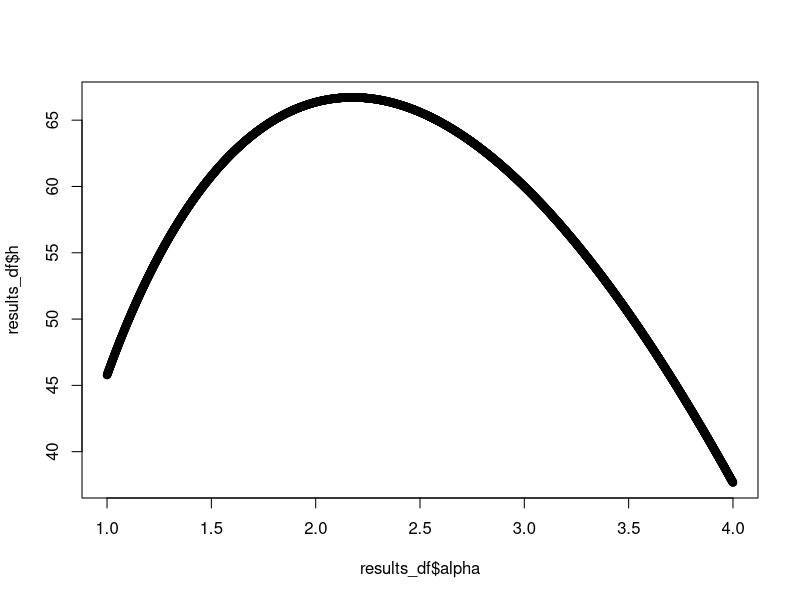

Write the R code that produced this figure.
inv <- function(lam, alpha, u)
{
  g <- (-1/lam)*log(u)
  c0 <- g^(1/alpha)
  return(c0)
}



synthetic_data_generator <- function(lam0, lam1, alpha, n) #uniform(0,1) of size n
{
  u <- runif(n+2, 0,1)
  w <- numeric()
  for (i in 1:(length(u)-1))
  {
    
    w[i] <- min(inv(lam = lam0, alpha = alpha, u = u[i]), ###change needed
                inv(lam = lam1, alpha = alpha, u = u[i-1]))
    
  }
  vec <- as.vector(w)
  vec1 <- vec[2:length(vec)]
  #max(vec1)
  #density(vec1)
  #vec1_round <- round(vec1, digits = 2)
  time <- seq(from =1, to = length(vec1), by = 1)
  df <- as.data.frame(cbind(time, vec1))
  return(df)
} #output is a dataframe


MLE_start_1 <- function(vector,alpha) 
{
  beta <- 1
  l <- length(vector)
  
  index1 <- numeric()
  index2 <- numeric()
  index1_plus_one <- numeric()
  index2_plus_one <- numeric()
  i0_beta <- numeric()
  
  for (i in 1:(l-1)) {
    if (vector[i] * beta < vector[i+1]) {
      index1[i] <- i
      index1_plus_one[i] <- i+1
    } else if (vector[i] * beta > vector[i+1]) {
      index2[i] <- i
      index2_plus_one[i] <- i+1
    } else {
      i0_beta[i] <- vector[i]
    }
  }
  
  # Remove NA entries
  i_1 <- index1[!is.na(index1)]
  i_2 <- index2[!is.na(index2)]
  i1_plus1 <- index1_plus_one[!is.na(index1_plus_one)]
  i2_plus1 <- index2_plus_one[!is.na(index2_plus_one)]
  i0_beta <- i0_beta[!is.na(i0_beta)]
  
  union <- sort(union(i1_plus1, i2_plus1))
  
  x1 <- vector[i_1]
  x2 <- vector[i_2]
  x1_p <- vector[i1_plus1]
  x2_p <- vector[i2_plus1]
  x0 <- i0_beta
  
  un_x1_p_x2_p <- vector[union]
  
  n0 <- length(x0)
  n1 <- length(x1)
  n2 <- length(x2)
  
  ####### here starts g1 function
  new <- vector[2:(length(vector)-1)]
  p1 <- sum(x1^alpha) + 2* sum(x1_p^alpha) + 2 * sum(x2^alpha) + sum(x2_p^alpha) 
  p2 <- 3 * sum(x0^alpha) - 2 * sum(new^alpha)
  g1 <- p1 + p2
  
  ######## lambda_alpha
  
  lam_alpha <- (n1 + n2 +1) / g1
  
  ######## h_alpha
  
  h <- (n1 + n2 + 1) * log(alpha) + (n1 + n2 +1) * lam_alpha + 
    alpha * (log(vector[1]) + sum(log(un_x1_p_x2_p)))
  
  return(list(x1 = x1, x2 = x2, x0 = x0, x1_p = x1_p, 
              x2_p = x2_p, union_plus = un_x1_p_x2_p,
              n0 = n0, n1 = n1, n2 = n2, lam_hat_alpha = lam_alpha,
              g1 = g1, alpha = alpha, h_alpha = h))

}




alpha <- seq(1,4, 0.001)
expand <- expand.grid(alpha = alpha)
grid_alpha <- as.data.frame(expand)


iterate_MLE_dataframe <- function(vector, dataframe) {
  mega_list <- list()
  
  for (i in 1:nrow(dataframe)) {
    row <- dataframe[i, ]
    result <- MLE_start_1(vector, alpha = row)
    mega_list[[i]] <- result
  }
  
  return(mega_list)
}


# This is just an example. Replace with your actual data.
s <- synthetic_data_generator(lam0 = 1.2, lam1 = 0.9, alpha = 2 , n = 62)


mega_results <- iterate_MLE_dataframe(s$vec1, grid_alpha)

# Updated function to extract key results into a data frame, now including lam1hat
extract_key_results <- function(mega_list) {
  result <- lapply(seq_along(mega_list), function(i) {
    list(
      row = i,
      alpha = mega_list[[i]]$alpha,  # We take alpha from the original dataframe grid_alpha
      n0 = mega_list[[i]]$n0,
      n1 = mega_list[[i]]$n1,
      n2 = mega_list[[i]]$n2,
      g2 = mega_list[[i]]$g1,
      lam_profile = mega_list[[i]]$lam_hat_alpha,
      h = mega_list[[i]]$h_alpha
    )
  })
  
  return(do.call(rbind, lapply(result, data.frame)))
}

results_df <- extract_key_results(mega_results)
plot(x = results_df$alpha, y = results_df$h)

# Find the row where lambda is maximum
max_likelihood_row <- results_df[which.max(results_df$h), ]
max_likelihood_row


